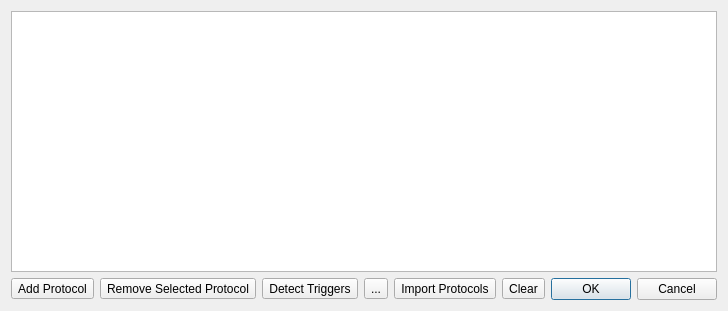
<?xml version="1.0" encoding="UTF-8"?>
<ui version="4.0">
 <class>Dialog</class>
 <widget class="QDialog" name="Dialog">
  <property name="geometry">
   <rect>
    <x>0</x>
    <y>0</y>
    <width>499</width>
    <height>311</height>
   </rect>
  </property>
  <property name="windowTitle">
   <string>Dialog</string>
  </property>
  <layout class="QGridLayout" name="gridLayout">
   <item row="1" column="0">
    <layout class="QHBoxLayout" name="horizontalLayout">
     <item>
      <widget class="QToolButton" name="addProtocolToolButton">
       <property name="text">
        <string>Add Protocol</string>
       </property>
       <property name="icon">
        <iconset theme="list-add"/>
       </property>
      </widget>
     </item>
     <item>
      <widget class="QToolButton" name="removeProtocolToolButton">
       <property name="text">
        <string>Remove Selected Protocol</string>
       </property>
       <property name="icon">
        <iconset theme="list-remove"/>
       </property>
      </widget>
     </item>
     <item>
      <widget class="QToolButton" name="detectProtocolsToolButton">
       <property name="toolTip">
        <string>Detect Trigger Events</string>
       </property>
       <property name="statusTip">
        <string>Detect Trigger Events</string>
       </property>
       <property name="whatsThis">
        <string>&lt;html&gt;&lt;head/&gt;&lt;body&gt;&lt;p&gt;Detect triggers from TTL-like signals embedded in the electrophysiology data&lt;/p&gt;&lt;/body&gt;&lt;/html&gt;</string>
       </property>
       <property name="text">
        <string>Detect Triggers</string>
       </property>
       <property name="icon">
        <iconset theme="tools-wizard"/>
       </property>
      </widget>
     </item>
     <item>
      <widget class="QToolButton" name="triggerProtocolFileChooserToolButton">
       <property name="toolTip">
        <string>Open protocols file</string>
       </property>
       <property name="statusTip">
        <string>Open protocols file</string>
       </property>
       <property name="whatsThis">
        <string>Open protocols file</string>
       </property>
       <property name="text">
        <string>...</string>
       </property>
       <property name="icon">
        <iconset theme="document-open">
         <normaloff>../systems</normaloff>../systems</iconset>
       </property>
      </widget>
     </item>
     <item>
      <widget class="QToolButton" name="importProtocolsToolButton">
       <property name="toolTip">
        <string>Import Protocols</string>
       </property>
       <property name="statusTip">
        <string>Import Protocols</string>
       </property>
       <property name="whatsThis">
        <string>&lt;html&gt;&lt;head/&gt;&lt;body&gt;&lt;p&gt;Import protocols from another ScanData object or a protocols object in workspace&lt;/p&gt;&lt;/body&gt;&lt;/html&gt;</string>
       </property>
       <property name="text">
        <string>Import Protocols</string>
       </property>
       <property name="icon">
        <iconset theme="document-import"/>
       </property>
      </widget>
     </item>
     <item>
      <widget class="QToolButton" name="clearProtocolsToolButton">
       <property name="toolTip">
        <string>Clear Protocols</string>
       </property>
       <property name="statusTip">
        <string>Clear Protocols</string>
       </property>
       <property name="whatsThis">
        <string>&lt;html&gt;&lt;head/&gt;&lt;body&gt;&lt;p&gt;Removes all trigger protocols and events embedded in the data&lt;/p&gt;&lt;/body&gt;&lt;/html&gt;</string>
       </property>
       <property name="text">
        <string>Clear</string>
       </property>
       <property name="icon">
        <iconset theme="edit-clear-all"/>
       </property>
      </widget>
     </item>
     <item>
      <widget class="QDialogButtonBox" name="buttonBox">
       <property name="orientation">
        <enum>Qt::Orientation::Horizontal</enum>
       </property>
       <property name="standardButtons">
        <set>QDialogButtonBox::StandardButton::Cancel|QDialogButtonBox::StandardButton::Ok</set>
       </property>
      </widget>
     </item>
    </layout>
   </item>
   <item row="0" column="0">
    <widget class="QTableView" name="protocolTableView">
     <property name="toolTip">
      <string>Trigger protocols</string>
     </property>
     <property name="statusTip">
      <string>Trigger protocols</string>
     </property>
     <property name="whatsThis">
      <string>Trigger protocols</string>
     </property>
     <property name="alternatingRowColors">
      <bool>true</bool>
     </property>
     <property name="gridStyle">
      <enum>Qt::PenStyle::NoPen</enum>
     </property>
    </widget>
   </item>
  </layout>
 </widget>
 <resources/>
 <connections>
  <connection>
   <sender>buttonBox</sender>
   <signal>accepted()</signal>
   <receiver>Dialog</receiver>
   <slot>accept()</slot>
   <hints>
    <hint type="sourcelabel">
     <x>248</x>
     <y>254</y>
    </hint>
    <hint type="destinationlabel">
     <x>157</x>
     <y>274</y>
    </hint>
   </hints>
  </connection>
  <connection>
   <sender>buttonBox</sender>
   <signal>rejected()</signal>
   <receiver>Dialog</receiver>
   <slot>reject()</slot>
   <hints>
    <hint type="sourcelabel">
     <x>316</x>
     <y>260</y>
    </hint>
    <hint type="destinationlabel">
     <x>286</x>
     <y>274</y>
    </hint>
   </hints>
  </connection>
 </connections>
</ui>
